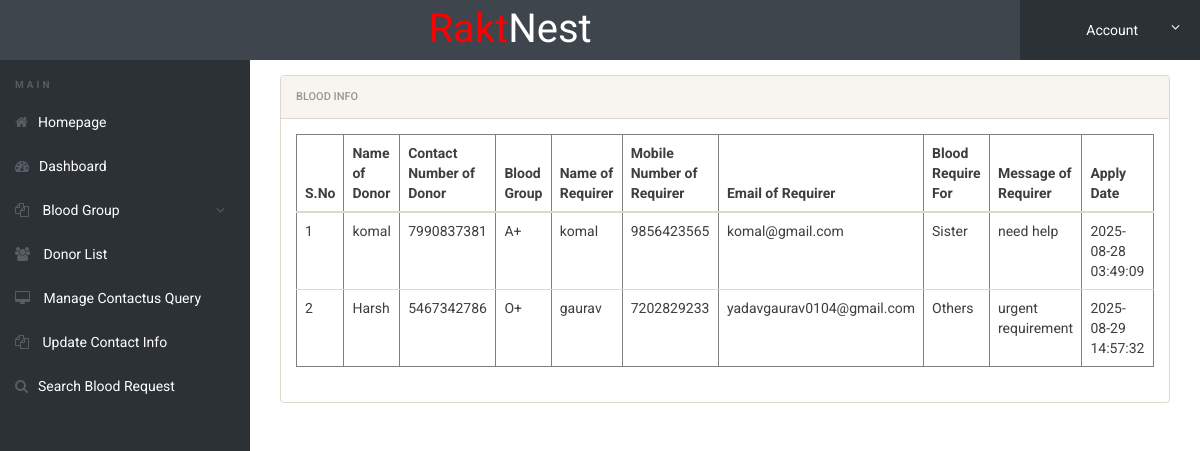
The page /admin/blood-requests.php (signed in) on the database its author committed.
### tables this page shows
CREATE TABLE `tblbloodrequirer` (
  `ID` int(10) NOT NULL,
  `BloodDonarID` int(10) DEFAULT NULL,
  `name` varchar(250) DEFAULT NULL,
  `EmailId` varchar(250) DEFAULT NULL,
  `ContactNumber` bigint(10) DEFAULT NULL,
  `BloodRequirefor` varchar(250) DEFAULT NULL,
  `Message` mediumtext DEFAULT NULL,
  `ApplyDate` timestamp NULL DEFAULT current_timestamp()
);

CREATE TABLE `tblblooddonars` (
  `id` int(11) NOT NULL,
  `FullName` varchar(100) DEFAULT NULL,
  `MobileNumber` char(11) DEFAULT NULL,
  `EmailId` varchar(100) DEFAULT NULL,
  `Gender` varchar(20) DEFAULT NULL,
  `Age` int(11) DEFAULT NULL,
  `BloodGroup` varchar(20) DEFAULT NULL,
  `Address` varchar(255) DEFAULT NULL,
  `Message` mediumtext DEFAULT NULL,
  `PostingDate` timestamp NOT NULL DEFAULT current_timestamp(),
  `status` int(1) DEFAULT NULL,
  `Password` varchar(250) DEFAULT NULL
);

### admin/blood-requests.php (the view, shortened to what this page needs)
<?php
include('includes/config.php');
if(strlen($_SESSION['alogin'])==0)
	{
header('location:index.php');
}
else{
 ?>
<!doctype html>
<html lang="en" class="no-js">
<head>
	<link rel="stylesheet" href="css/font-awesome.min.css">
	<link rel="stylesheet" href="css/bootstrap.min.css">
	<link rel="stylesheet" href="css/dataTables.bootstrap.min.css">
	<link rel="stylesheet" href="css/bootstrap-social.css">
	<link rel="stylesheet" href="css/bootstrap-select.css">
	<link rel="stylesheet" href="css/fileinput.min.css">
	<link rel="stylesheet" href="css/awesome-bootstrap-checkbox.css">
	<link rel="stylesheet" href="css/style.css">
</head>
<body>
	<?php include('includes/header.php');?>
	<div class="ts-main-content">
		<?php include('includes/leftbar.php');?>
		<div class="content-wrapper">
			<div class="container-fluid">
					<div class="col-md-12">
						<div class="panel panel-default">
							<div class="panel-heading">Blood Info</div>
							<div class="panel-body">
								<table border="1" class="table table-responsive">
                                    <thead>
                                         <tr>
                                         	<th>S.No</th>
                                          <th>Name of Donor</th>
                                          <th>Contact Number of Donor</th>
                                          <th>Blood Group</th>
                                            <th>Name of Requirer</th>
                                            <th>Mobile Number of Requirer</th>
                                            <th>Email of Requirer</th>
                                            <th>Blood Require For</th>
                                            <th>Message of Requirer</th>
                                            <th>Apply Date</th>
                                        </tr>
                                    </thead>
                                    <tbody>
                                        <tr><?php
$sql="SELECT tblbloodrequirer.BloodDonarID,tblbloodrequirer.name,tblbloodrequirer.EmailId,tblbloodrequirer.ContactNumber,tblbloodrequirer.BloodRequirefor,tblbloodrequirer.Message,tblbloodrequirer.ApplyDate,tblblooddonars.id as donid,tblblooddonars.FullName,tblblooddonars.MobileNumber,tblblooddonars.BloodGroup  from  tblbloodrequirer join tblblooddonars on tblblooddonars.id=tblbloodrequirer.BloodDonarID where tblblooddonars.FullName like '%$sdata%' || tblblooddonars.MobileNumber like '%$sdata%'";
$query = $dbh -> prepare($sql);
$query->execute();
$results=$query->fetchAll(PDO::FETCH_OBJ);
$cnt=1;
if($query->rowCount() > 0)
{
foreach($results as $row)
{               ?>
                                            <td><?php echo htmlentities($cnt);?></td>
                                            <td><?php  echo htmlentities($row->FullName);?></td>
                                            <td><?php  echo htmlentities($row->MobileNumber);?></td>
                                            <td><?php  echo htmlentities($row->BloodGroup);?></td>
                                        <td><?php  echo htmlentities($row->name);?></td>
                                             <td><?php  echo htmlentities($row->ContactNumber);?></td>
                                             <td><?php  echo htmlentities($row->EmailId);?></td>
                                          <td><?php  echo htmlentities($row->BloodRequirefor);?></td>
                 <td><?php  echo htmlentities($row->Message);?>
                  </td>
                                            <td>
                                              <?php  echo htmlentities($row->ApplyDate);?>
                                            </td>
                                        </tr>
                                    <?php $cnt=$cnt+1;}} else {?>
                                        <tr>
                                            <th colspan="8" style="color:red;"> No Record found</th>
                                        </tr>
                                    <?php } ?>
                                    </tbody>
                                </table>
							</div>
						</div>
					</div>
				</div>
			</div>
		</div>
</body>
</html>
<?php } ?>

### admin/css/style.css (style rules this page uses)
html { font-size: 14px; }
@media only screen and (min-width: 480px) { html { font-size: 17px; } }
@media only screen and (min-width: 768px) { html { font-size: 14px; } }
body { font-size: 1em; }
.panel { overflow: hidden; }
.ts-main-content .content-wrapper { padding-top: 15px; margin-top: 60px; }
@media only screen and (min-width: 992px) { .ts-main-content .content-wrapper { margin-left: 250px; } }

### rows shown on the page
tblbloodrequirer: BloodDonarID.FullName "komal", BloodDonarID.MobileNumber "7990837381", BloodDonarID.BloodGroup "A+", name "komal", ContactNumber "9856423565", EmailId "komal@gmail.com", BloodRequirefor "Sister", Message "need help", ApplyDate "2025-08-28 03:49:09"
tblbloodrequirer: BloodDonarID.FullName "Harsh", BloodDonarID.MobileNumber "5467342786", BloodDonarID.BloodGroup "O+", name "gaurav", ContactNumber "7202829233", EmailId "yadavgaurav0104@gmail.com", BloodRequirefor "Others", Message "urgent requirement", ApplyDate "2025-08-29 14:57:32"
